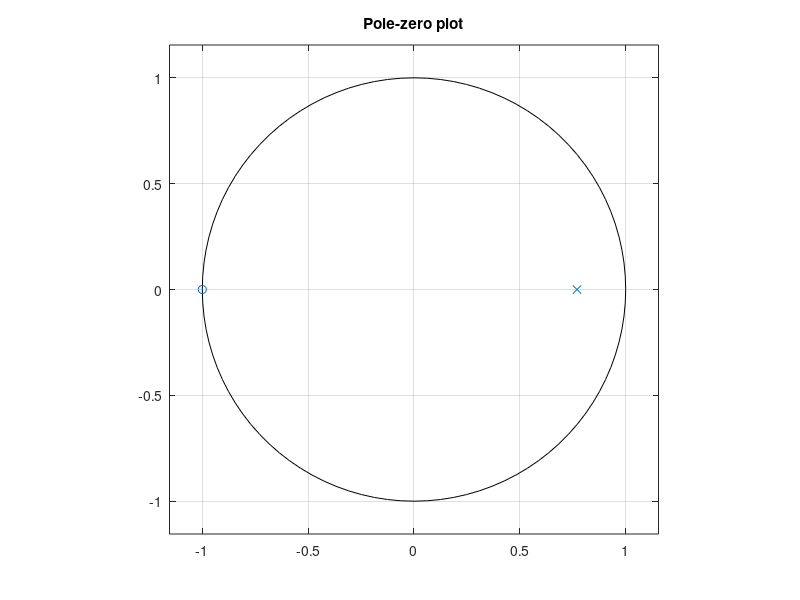
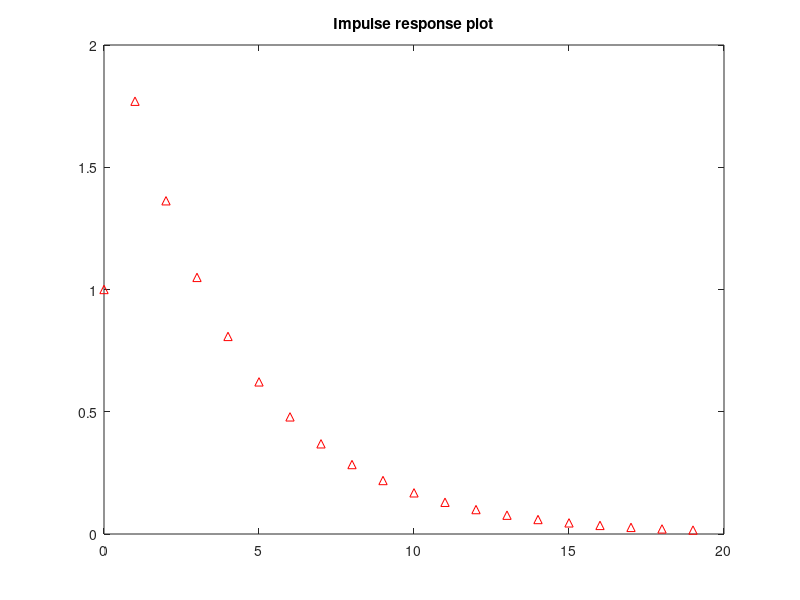
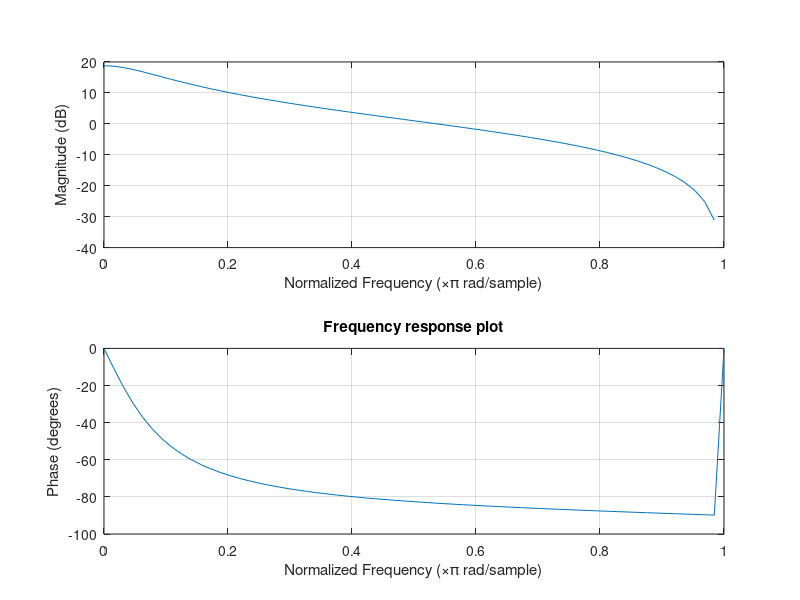

Recreate these plots in MATLAB, in order.
%solution for 6(i)
clear; clc; clf;
num=[1 1]; den=[1 -0.77];
[z,p,k]=tf2zp(num,den);
% pole-zero plot
figure(1);
zplane(z,p);
title('Pole-zero plot');
% impulse response plot
figure(2);
impz(num,den,20);
title('Impulse response plot');
% Frequency response plot
figure(3);
freqz(num,den,64);
title('Frequency response plot');
